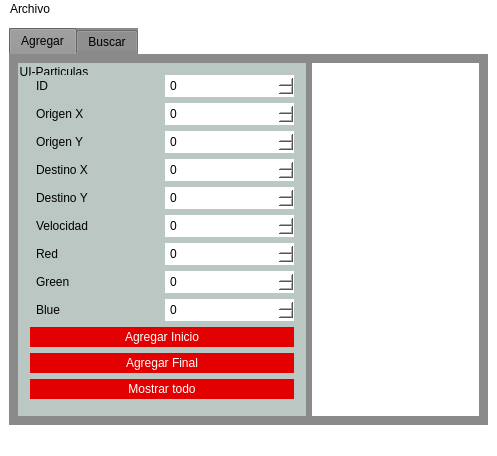
<?xml version="1.0" encoding="UTF-8"?>
<ui version="4.0">
 <class>MainWindow</class>
 <widget class="QMainWindow" name="MainWindow">
  <property name="geometry">
   <rect>
    <x>0</x>
    <y>0</y>
    <width>497</width>
    <height>456</height>
   </rect>
  </property>
  <property name="windowTitle">
   <string>MainWindow</string>
  </property>
  <property name="styleSheet">
   <string notr="true">background-color: rgb(255, 255, 255);</string>
  </property>
  <widget class="QWidget" name="centralwidget">
   <property name="styleSheet">
    <string notr="true">background-color: rgb(255, 255, 255);
</string>
   </property>
   <layout class="QGridLayout" name="gridLayout_2">
    <item row="0" column="0">
     <widget class="QTabWidget" name="tabWidget">
      <property name="styleSheet">
       <string notr="true">background-color: rgb(138, 138, 138);
border: none;
outline: none;
text-transform: uppercase;
color: rgb(0, 0, 0);</string>
      </property>
      <property name="currentIndex">
       <number>0</number>
      </property>
      <widget class="QWidget" name="tab">
       <attribute name="title">
        <string>Agregar</string>
       </attribute>
       <layout class="QGridLayout" name="gridLayout_3">
        <item row="0" column="0">
         <widget class="QGroupBox" name="particular_container">
          <property name="styleSheet">
           <string notr="true">background-color: rgb(187, 199, 195);
padding: 3px;</string>
          </property>
          <property name="title">
           <string>UI-Particulas</string>
          </property>
          <layout class="QGridLayout" name="gridLayout">
           <item row="1" column="0">
            <widget class="QLabel" name="label_origenX">
             <property name="styleSheet">
              <string notr="true">text-transform: uppercase;</string>
             </property>
             <property name="text">
              <string>Origen X</string>
             </property>
            </widget>
           </item>
           <item row="2" column="0">
            <widget class="QLabel" name="label_origenY">
             <property name="styleSheet">
              <string notr="true">text-transform: uppercase;</string>
             </property>
             <property name="text">
              <string>Origen Y</string>
             </property>
            </widget>
           </item>
           <item row="6" column="0">
            <widget class="QLabel" name="label_red">
             <property name="styleSheet">
              <string notr="true">text-transform: uppercase;
</string>
             </property>
             <property name="text">
              <string>Red</string>
             </property>
            </widget>
           </item>
           <item row="0" column="0">
            <widget class="QLabel" name="label_id">
             <property name="styleSheet">
              <string notr="true">text-transform: uppercase;</string>
             </property>
             <property name="text">
              <string>ID</string>
             </property>
            </widget>
           </item>
           <item row="4" column="1">
            <widget class="QSpinBox" name="input_destinoY">
             <property name="styleSheet">
              <string notr="true">background-color: rgb(255, 255, 255);
outline: none;
border: none;</string>
             </property>
             <property name="maximum">
              <number>500</number>
             </property>
            </widget>
           </item>
           <item row="2" column="1">
            <widget class="QSpinBox" name="input_origenY">
             <property name="styleSheet">
              <string notr="true">background-color: rgb(255, 255, 255);
outline: none;
border: none;</string>
             </property>
             <property name="maximum">
              <number>500</number>
             </property>
            </widget>
           </item>
           <item row="3" column="0">
            <widget class="QLabel" name="label_destinoX">
             <property name="styleSheet">
              <string notr="true">text-transform: uppercase;</string>
             </property>
             <property name="text">
              <string>Destino X</string>
             </property>
            </widget>
           </item>
           <item row="8" column="1">
            <widget class="QSpinBox" name="input_blue">
             <property name="styleSheet">
              <string notr="true">background-color: rgb(255, 255, 255);
outline: none;
border: none;</string>
             </property>
             <property name="maximum">
              <number>255</number>
             </property>
            </widget>
           </item>
           <item row="10" column="0" colspan="2">
            <widget class="QPushButton" name="agregarFinal_btn">
             <property name="styleSheet">
              <string notr="true">border: none;
outline: none;
text-transform: uppercase;
color: rgb(255, 255, 255);
background-color: rgb(226, 0, 0);

</string>
             </property>
             <property name="text">
              <string>Agregar Final</string>
             </property>
            </widget>
           </item>
           <item row="7" column="0">
            <widget class="QLabel" name="label_green">
             <property name="styleSheet">
              <string notr="true">text-transform: uppercase;</string>
             </property>
             <property name="text">
              <string>Green</string>
             </property>
            </widget>
           </item>
           <item row="5" column="1">
            <widget class="QSpinBox" name="input_velocidad">
             <property name="styleSheet">
              <string notr="true">background-color: rgb(255, 255, 255);
outline: none;
border: none;</string>
             </property>
            </widget>
           </item>
           <item row="7" column="1">
            <widget class="QSpinBox" name="input_green">
             <property name="styleSheet">
              <string notr="true">background-color: rgb(255, 255, 255);
outline: none;
border: none;</string>
             </property>
             <property name="maximum">
              <number>255</number>
             </property>
            </widget>
           </item>
           <item row="9" column="0" colspan="2">
            <widget class="QPushButton" name="agregarInicio_btn">
             <property name="styleSheet">
              <string notr="true">border: none;
outline: none;
text-transform: uppercase;
color: rgb(255, 255, 255);
background-color: rgb(226, 0, 0);

</string>
             </property>
             <property name="text">
              <string>Agregar Inicio</string>
             </property>
            </widget>
           </item>
           <item row="4" column="0">
            <widget class="QLabel" name="label_destinoY">
             <property name="styleSheet">
              <string notr="true">text-transform: uppercase;</string>
             </property>
             <property name="text">
              <string>Destino Y</string>
             </property>
            </widget>
           </item>
           <item row="0" column="1">
            <widget class="QSpinBox" name="input_id">
             <property name="styleSheet">
              <string notr="true">background-color: rgb(255, 255, 255);
outline: none;
border: none;</string>
             </property>
             <property name="maximum">
              <number>500</number>
             </property>
            </widget>
           </item>
           <item row="1" column="1">
            <widget class="QSpinBox" name="input_origenX">
             <property name="styleSheet">
              <string notr="true">background-color: rgb(255, 255, 255);
outline: none;
border: none;</string>
             </property>
             <property name="maximum">
              <number>500</number>
             </property>
            </widget>
           </item>
           <item row="6" column="1">
            <widget class="QSpinBox" name="input_red">
             <property name="styleSheet">
              <string notr="true">background-color: rgb(255, 255, 255);
outline: none;
border: none;</string>
             </property>
             <property name="maximum">
              <number>255</number>
             </property>
            </widget>
           </item>
           <item row="5" column="0">
            <widget class="QLabel" name="label_velocidad">
             <property name="styleSheet">
              <string notr="true">text-transform: uppercase;</string>
             </property>
             <property name="text">
              <string>Velocidad</string>
             </property>
            </widget>
           </item>
           <item row="3" column="1">
            <widget class="QSpinBox" name="input_destinoX">
             <property name="styleSheet">
              <string notr="true">background-color: rgb(255, 255, 255);
outline: none;
border: none;</string>
             </property>
             <property name="maximum">
              <number>500</number>
             </property>
            </widget>
           </item>
           <item row="8" column="0">
            <widget class="QLabel" name="label_blue">
             <property name="styleSheet">
              <string notr="true">text-transform: uppercase;</string>
             </property>
             <property name="text">
              <string>Blue</string>
             </property>
            </widget>
           </item>
           <item row="11" column="0" colspan="2">
            <widget class="QPushButton" name="mostrarTodo_btn">
             <property name="styleSheet">
              <string notr="true">border: none;
outline: none;
text-transform: uppercase;
color: rgb(255, 255, 255);
background-color: rgb(226, 0, 0);

</string>
             </property>
             <property name="text">
              <string>Mostrar todo</string>
             </property>
            </widget>
           </item>
          </layout>
         </widget>
        </item>
        <item row="0" column="1">
         <widget class="QPlainTextEdit" name="plainTextEdit">
          <property name="maximumSize">
           <size>
            <width>167</width>
            <height>16777215</height>
           </size>
          </property>
          <property name="styleSheet">
           <string notr="true">border-color: rgb(0, 0, 0);
background-color: rgb(255, 255, 255);
</string>
          </property>
          <property name="plainText">
           <string/>
          </property>
         </widget>
        </item>
       </layout>
      </widget>
      <widget class="QWidget" name="tab_2">
       <attribute name="title">
        <string>Buscar</string>
       </attribute>
       <layout class="QGridLayout" name="gridLayout_4">
        <item row="1" column="0">
         <widget class="QLineEdit" name="input_buscar">
          <property name="styleSheet">
           <string notr="true">background-color: rgb(255, 255, 255);</string>
          </property>
          <property name="placeholderText">
           <string>Introduce el ID a buscar</string>
          </property>
         </widget>
        </item>
        <item row="1" column="1">
         <widget class="QPushButton" name="btn_buscar">
          <property name="styleSheet">
           <string notr="true">border: none;
outline: none;
text-transform: uppercase;
padding: 2px;
color: rgb(255, 255, 255);
background-color: rgb(226, 0, 0);

</string>
          </property>
          <property name="text">
           <string>Buscar</string>
          </property>
         </widget>
        </item>
        <item row="1" column="2">
         <widget class="QPushButton" name="btn_mostrar">
          <property name="styleSheet">
           <string notr="true">border: none;
outline: none;
text-transform: uppercase;
color: rgb(255, 255, 255);
background-color: rgb(226, 0, 0);
padding: 2px;

</string>
          </property>
          <property name="text">
           <string>Mostrar</string>
          </property>
         </widget>
        </item>
        <item row="0" column="0" colspan="3">
         <widget class="QTableWidget" name="table">
          <property name="styleSheet">
           <string notr="true">background-color: rgb(255, 255, 255);</string>
          </property>
         </widget>
        </item>
       </layout>
      </widget>
     </widget>
    </item>
   </layout>
  </widget>
  <widget class="QMenuBar" name="menubar">
   <property name="geometry">
    <rect>
     <x>0</x>
     <y>0</y>
     <width>497</width>
     <height>22</height>
    </rect>
   </property>
   <widget class="QMenu" name="menuArchivo">
    <property name="title">
     <string>Archivo</string>
    </property>
    <addaction name="actionGuardar"/>
    <addaction name="actionAbrir"/>
   </widget>
   <addaction name="menuArchivo"/>
  </widget>
  <widget class="QStatusBar" name="statusbar"/>
  <action name="actionGuardar">
   <property name="text">
    <string>Guardar</string>
   </property>
  </action>
  <action name="actionAbrir">
   <property name="text">
    <string>Abrir</string>
   </property>
  </action>
 </widget>
 <resources/>
 <connections/>
</ui>
